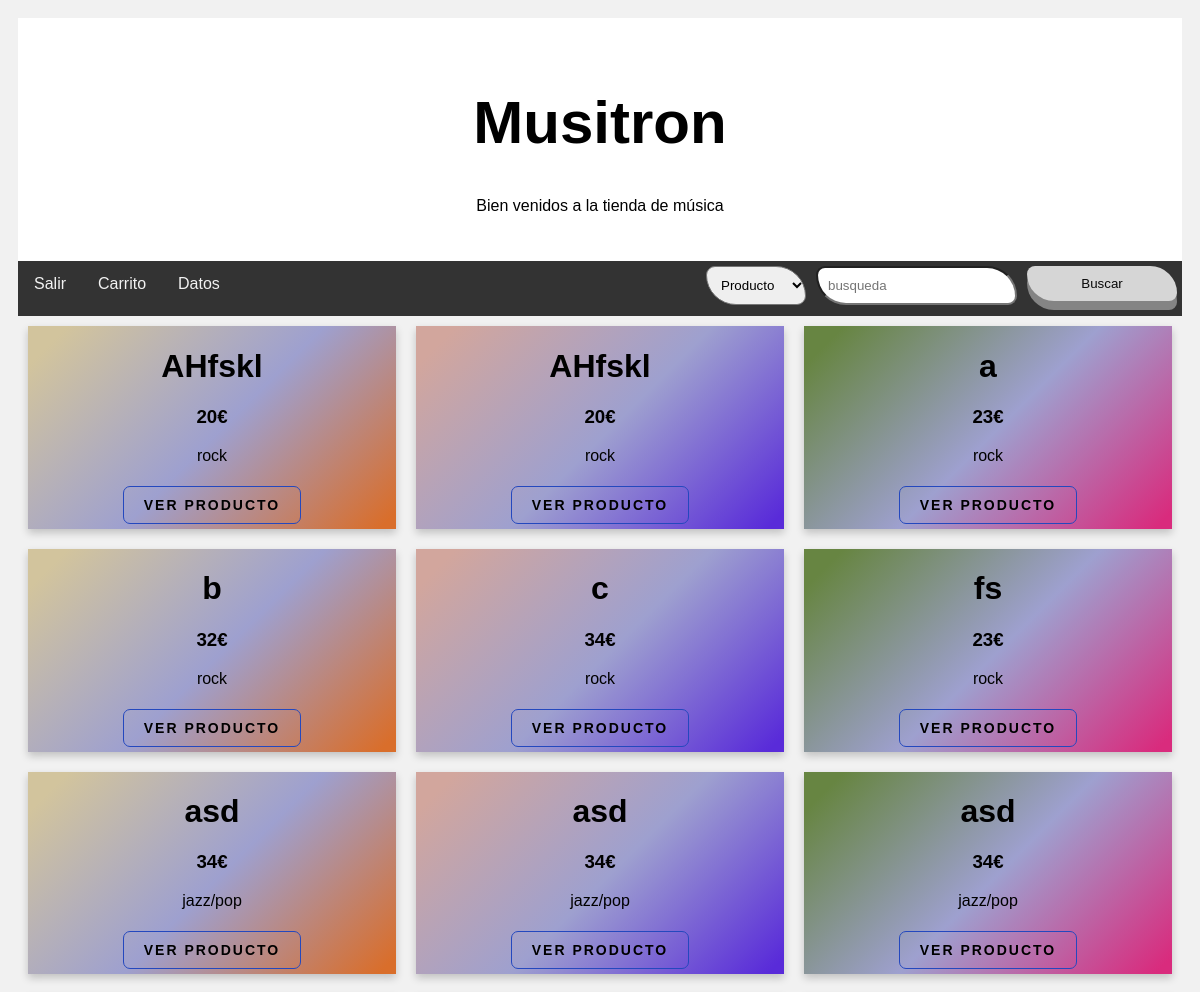
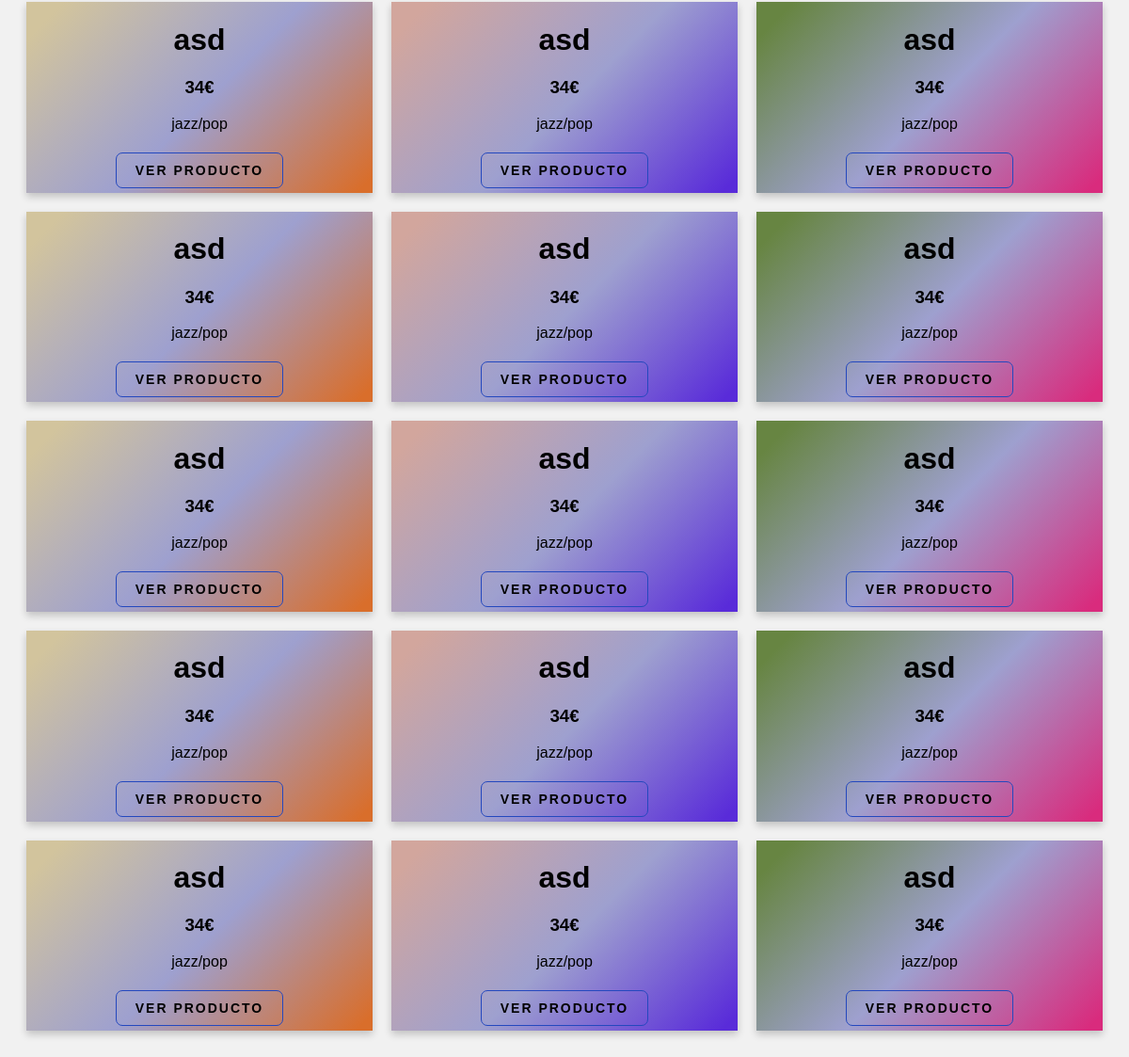
The app's page /madridSkills/views/cliente/index.php (signed in) with its own data (2 pictures, top to bottom).
### tables this page shows
CREATE TABLE `producto` (
  `id` int(11) NOT NULL,
  `nombre` varchar(50) DEFAULT NULL,
  `precio` double DEFAULT NULL,
  `categoria` varchar(500) DEFAULT NULL,
  `unidades` int(11) DEFAULT NULL
);

### madridSkills/controllers/cliente_controller.php (called while the page is built, shortened)
<?php
class ClienteController
	{
        public function index(){
            require_once('producto/mostrar.php');
        }
	}
?>

### madridSkills/views/cliente/index.php (called while the page is built, shortened)
<?php
	require_once('layout.php');
?>

### madridSkills/models/producto.php (called while the page is built, shortened)
<?php
    class Producto{
        function __construct($id, $nombre, $precio, $categoria, $unidades){
            $this->nombre = $nombre;
            $this->precio = $precio;
            $this->categoria = $categoria;
        }
        public static function getAll(){
            $db=Db::getConnect();
            $select=$db->prepare('SELECT * FROM producto');
            $select->execute();
            $productos = array();
            foreach($select->fetchAll() as $fila){
                array_push($productos,new Producto($fila['id'], $fila['nombre'],$fila['precio'],$fila['categoria'],$fila['unidades']));
            }
            return $productos;
        }
    }
?>

### madridSkills/views/cliente/producto/mostrar.php (the view)
<div class="tablas">
    <?php
        require_once('../../models/producto.php');
        $productos = Producto::getAll();
        for($i = 0; $i < count($productos); $i++){
            if($i%3 == 0){
                echo "<div class='producto1'>";
            }else if($i%3 == 1){
                echo "<div class='producto2'>";
            }else{
                echo "<div class='producto3'>";
            }
            echo "
                <h1>" . $productos[$i]->nombre . "</h1>
                <h3>" . $productos[$i]->precio . "€</h3>
                <p>" . $productos[$i]->categoria . "</p>
                <button onclick='window.location.href=`producto/index.php?nombre=". $productos[$i]->nombre."`'> Ver producto</button>
            </div>";
        }
    ?>
</div>

### madridSkills/assets/estiloInicio.css (style rules this page uses)
* { box-sizing: border-box; }
body { font-family: Arial; padding: 10px; background: #f1f1f1; }
.tablas { display: grid; grid-template-columns: repeat(3, 1fr); }
.producto1 { background: linear-gradient(315deg, rgba(217,110,43,1) 3%, rgba(158,160,207,1) 48%, rgba(210,196,157,1) 93%); box-shadow: 0 4px 8px 0 rgba(0, 0, 0, 0.2); min-height: 200px; min-width: 200px; max-width: 500px; margin: 10px; text-align: center; font-family: arial; border-radius: 0px; transition: all .2s; }
.producto2 { background: linear-gradient(315deg, rgba(89,43,217,1) 3%, rgba(158,160,207,1) 48%, rgba(210,166,157,1) 93%); box-shadow: 0 4px 8px 0 rgba(0, 0, 0, 0.2); min-height: 200px; min-width: 200px; max-width: 500px; margin: 10px; text-align: center; font-family: arial; border-radius: 0px; transition: all .2s; }
.producto3 { background: linear-gradient(315deg, rgba(217,43,125,1) 3%, rgba(158,160,207,1) 48%, rgba(103,133,66,1) 93%); box-shadow: 0 4px 8px 0 rgba(0, 0, 0, 0.2); min-height: 200px; min-width: 200px; max-width: 500px; margin: 10px; text-align: center; font-family: arial; border-radius: 0px; transition: all .2s; }
button { position: relative; padding: 10px 20px; border-radius: 7px; border: 1px solid rgb(36, 72, 190); font-size: 14px; text-transform: uppercase; font-weight: 600; letter-spacing: 2px; background: transparent; color:black; overflow: hidden; box-shadow: 0 0 0 0 transparent; -webkit-transition: all 0.2s ease-in; -moz-transition: all 0.2s ease-in; transition: all 0.2s ease-in; margin: 5px; }
button::before { content: ''; display: block; width: 0px; height: 86%; position: absolute; top: 7%; left: 0%; opacity: 0; background: #fff; box-shadow: 0 0 50px 30px #fff; -webkit-transform: skewX(-20deg); -moz-transform: skewX(-20deg); -ms-transform: skewX(-20deg); -o-transform: skewX(-20deg); transform: skewX(-20deg); }

### records on screen
producto: nombre "AHfskl", precio "20", categoria "rock"
producto: nombre "AHfskl", precio "20", categoria "rock"
producto: nombre "a", precio "23", categoria "rock"
producto: nombre "b", precio "32", categoria "rock"
producto: nombre "c", precio "34", categoria "rock"
producto: nombre "fs", precio "23", categoria "rock"
producto: nombre "asd", precio "34", categoria "jazz/pop"
producto: nombre "asd", precio "34", categoria "jazz/pop"
producto: nombre "asd", precio "34", categoria "jazz/pop"
producto: nombre "asd", precio "34", categoria "jazz/pop"
producto: nombre "asd", precio "34", categoria "jazz/pop"
producto: nombre "asd", precio "34", categoria "jazz/pop"
producto: nombre "asd", precio "34", categoria "jazz/pop"
producto: nombre "asd", precio "34", categoria "jazz/pop"
producto: nombre "asd", precio "34", categoria "jazz/pop"
producto: nombre "asd", precio "34", categoria "jazz/pop"
producto: nombre "asd", precio "34", categoria "jazz/pop"
producto: nombre "asd", precio "34", categoria "jazz/pop"
producto: nombre "asd", precio "34", categoria "jazz/pop"
producto: nombre "asd", precio "34", categoria "jazz/pop"
producto: nombre "asd", precio "34", categoria "jazz/pop"
producto: nombre "asd", precio "34", categoria "jazz/pop"
producto: nombre "asd", precio "34", categoria "jazz/pop"
producto: nombre "asd", precio "34", categoria "jazz/pop"
